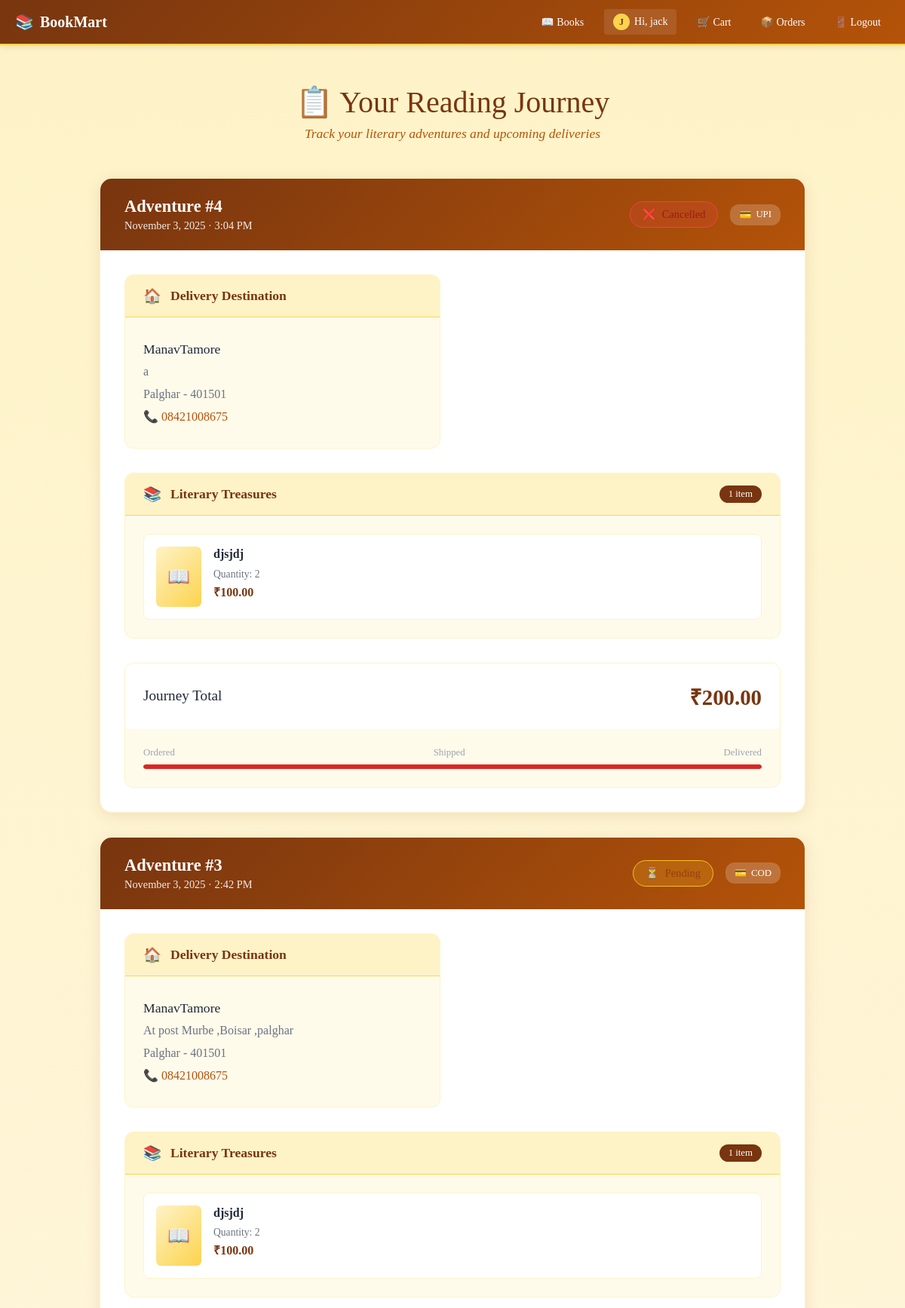
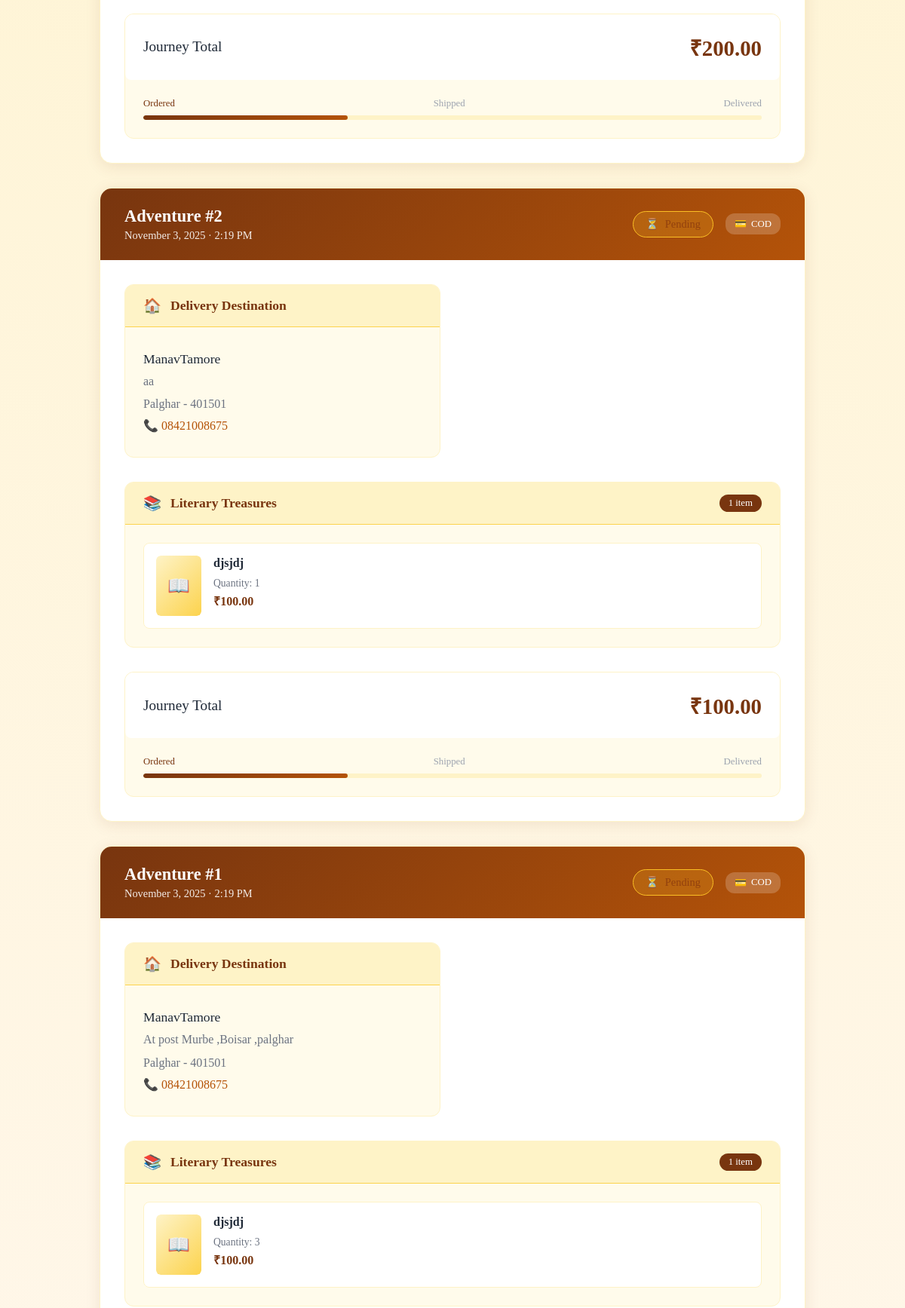
The app's page /my-orders/ (signed in, upper part) with its own data (2 pictures, top to bottom).
### store/models.py (models this page shows, shortened)
class User(AbstractUser):
    phone = models.CharField(max_length=15, blank=True, null=True)

class Order(models.Model):
    PAYMENT_CHOICES = [
        ('COD', 'Cash on Delivery'),
        ('UPI', 'UPI / Netbanking'),
        ('Card', 'Credit / Debit Card'),
    ]
    STATUS_CHOICES = [
        ('Pending', 'Pending'),
        ('Shipped', 'Shipped'),
        ('Delivered', 'Delivered'),
        ('Cancelled', 'Cancelled'),
    ]
    user = models.ForeignKey(User, on_delete=models.CASCADE)
    full_name = models.CharField(max_length=100)
    address = models.TextField()
    city = models.CharField(max_length=100)
    pincode = models.CharField(max_length=10)
    phone = models.CharField(max_length=15)
    payment_method = models.CharField(max_length=10, choices=PAYMENT_CHOICES)
    total = models.DecimalField(max_digits=10, decimal_places=2)
    status = models.CharField(max_length=20, choices=STATUS_CHOICES, default='Pending')
    created_at = models.DateTimeField(auto_now_add=True)

class OrderItem(models.Model):
    order = models.ForeignKey(Order, related_name='items', on_delete=models.CASCADE)
    book = models.ForeignKey(Book, on_delete=models.CASCADE)
    quantity = models.PositiveIntegerField(default=1)
    price = models.DecimalField(max_digits=10, decimal_places=2)

class Book(models.Model):
    title = models.CharField(max_length=200)
    author = models.CharField(max_length=200)
    description = models.TextField(blank=True, null=True)
    price = models.DecimalField(max_digits=8, decimal_places=2)
    isbn = models.CharField(max_length=13, unique=True)
    category = models.ForeignKey(Category, on_delete=models.CASCADE, null=True, blank=True)
    image = models.ImageField(upload_to="book_images/", blank=True, null=True)

### store/views.py (the view)
# urls.py: path('my-orders/', views.my_orders, name='my_orders'),
@login_required
def my_orders(request):
    orders = Order.objects.filter(user=request.user).order_by('-created_at')
    return render(request, 'store/my_orders.html', {'orders': orders})

### templates/store/my_orders.html (shortened to what this page needs)
{% extends "store/base.html" %}
{% load static%}
{% block extra_css %}
  <link rel="stylesheet" href="{% static 'css/orders/style.css' %}">
{% endblock %}
{% block content %}
<div class="reading-journey">
    <div class="journey-header">
        <h1 class="journey-title">📋 Your Reading Journey</h1>
        <p class="journey-subtitle">Track your literary adventures and upcoming deliveries</p>
    </div>
    {% if orders %}
    <div class="orders-timeline">
        {% for order in orders %}
        <div class="order-story">
            <div class="story-header">
                <div class="story-meta">
                    <h3 class="story-title">Adventure #{{ order.id }}</h3>
                    <p class="story-date">{{ order.created_at|date:"F j, Y · g:i A" }}</p>
                </div>
                <div class="story-status">
                    <div class="status-badge status-{{ order.status|lower }}">
                        <span class="status-icon">
                            {% if order.status == "Pending" %}⏳
                            {% elif order.status == "Shipped" %}🚚
                            {% elif order.status == "Delivered" %}✅
                            {% elif order.status == "Cancelled" %}❌
                            {% else %}📦{% endif %}
                        </span>
                        <span class="status-text">{{ order.status }}</span>
                    </div>
                    <div class="payment-badge">
                        <span class="payment-icon">💳</span>
                        {{ order.payment_method }}
                    </div>
                </div>
            </div>
            <div class="story-content">
                <div class="delivery-card">
                    <div class="card-header">
                        <span class="card-icon">🏠</span>
                        <h4>Delivery Destination</h4>
                    </div>
                    <div class="card-body">
                        <div class="address-details">
                            <p class="recipient">{{ order.full_name }}</p>
                            <p class="address">{{ order.address }}</p>
                            <p class="city-pincode">{{ order.city }} - {{ order.pincode }}</p>
                            <p class="phone">📞 {{ order.phone }}</p>
                        </div>
                    </div>
                </div>
                <div class="books-card">
                    <div class="card-header">
                        <span class="card-icon">📚</span>
                        <h4>Literary Treasures</h4>
                        <span class="items-count">{{ order.items.all|length }} item{{ order.items.all|length|pluralize }}</span>
                    </div>
                    <div class="card-body">
                        <div class="books-grid">
                            {% for item in order.items.all %}
                            <div class="book-journey-item">
                                <div class="book-cover-small">
                                    {% if item.book.image %}
                                    <img src="{{ item.book.image.url }}" alt="{{ item.book.title }}" class="book-image-small">
                                    {% else %}
                                    <div class="book-placeholder-small">📖</div>
                                    {% endif %}
                                </div>
                                <div class="book-details-small">
                                    <h5 class="book-title-small">{{ item.book.title }}</h5>
                                    <p class="book-quantity">Quantity: {{ item.quantity }}</p>
                                    <p class="book-price">₹{{ item.price|floatformat:2 }}</p>
                                </div>
                            </div>
                            {% endfor %}
                        </div>
                    </div>
                </div>
                <div class="summary-card">
                    <div class="total-display">
                        <span class="total-label">Journey Total</span>
                        <span class="total-amount">₹{{ order.total|floatformat:2 }}</span>
                    </div>
                    <div class="progress-indicator">
                        <div class="progress-labels">
                            <span class="progress-label {% if order.status == 'Pending' %}active{% endif %}">Ordered</span>
                            <span class="progress-label {% if order.status == 'Shipped' %}active{% endif %}">Shipped</span>
                            <span class="progress-label {% if order.status == 'Delivered' %}active{% endif %}">Delivered</span>
                        </div>
                        <div class="progress-bar">
                            <div class="progress-fill progress-{{ order.status|lower }}"></div>
                        </div>
                    </div>
                </div>
            </div>
        </div>
        {% endfor %}
    </div>
    {% endif %}
</div>
{% endblock %}

### templates/store/base.html (shortened to what this page needs)
<!DOCTYPE html>
<html lang="en">
<head>
    {% block extra_css %}{% endblock %}
</head>
<body>
    <nav>
        <div class="navbar-container">
            <a href="{% url 'home' %}" class="navbar-brand">
                <span>📚</span>
                <span>BookMart</span>
            </a>
            <ul class="navbar-items">
                <li><a href="{% url 'book_list' %}" class="nav-link">📖 Books</a></li>
                {% if user.is_authenticated %}
                    <li>
                        <div class="user-greeting">
                            <div class="user-avatar">{{ user.username|first|upper }}</div>
                            <span>Hi, {{ user.username }}</span>
                        </div>
                    </li>
                    <li><a href="{% url 'view_cart' %}" class="nav-link">🛒 Cart</a></li>
                    <li><a href="{% url 'my_orders' %}" class="nav-link">📦 Orders</a></li>
                    <li><a href="{% url 'logout' %}" class="nav-link">🚪 Logout</a></li>
                {% else %}
                    <li><a href="{% url 'login' %}" class="nav-link">🔐 Login</a></li>
                    <li><a href="{% url 'register' %}" class="nav-link">✍️ Register</a></li>
                {% endif %}
            </ul>
        </div>
    </nav>
    <div class="container">
        {% block content %}{% endblock %}
    </div>
</body>
</html>

### static/css/orders/style.css (style rules this page uses)
.reading-journey { max-width: 1000px; margin: 0 auto; padding: 2rem; }
.journey-header { text-align: center; margin-bottom: 3rem; }
.journey-title { font-size: 2.5rem; color: #78350f; margin-bottom: 0.5rem; font-weight: normal; }
.journey-subtitle { color: #b45309; font-style: italic; font-size: 1.1rem; }
.orders-timeline { display: flex; flex-direction: column; gap: 2rem; }
.order-story { background: white; border-radius: 16px; border: 1px solid #fef3c7; box-shadow: 0 4px 20px rgba(120, 53, 15, 0.1); overflow: hidden; transition: all 0.3s ease; }
.story-header { background: linear-gradient(135deg, #78350f 0%, #b45309 100%); color: white; padding: 1.5rem 2rem; display: flex; justify-content: space-between; align-items: center; flex-wrap: wrap; gap: 1rem; }
.story-title { font-size: 1.4rem; margin-bottom: 0.25rem; }
.story-date { opacity: 0.9; font-size: 0.9rem; }
.story-status { display: flex; gap: 1rem; align-items: center; flex-wrap: wrap; }
.status-badge { display: flex; align-items: center; gap: 8px; padding: 8px 16px; border-radius: 20px; font-size: 0.9rem; font-weight: 500; }
.status-pending { background: rgba(251, 191, 36, 0.2); border: 1px solid #fbbf24; color: #92400e; }
.status-cancelled { background: rgba(239, 68, 68, 0.2); border: 1px solid #ef4444; color: #991b1b; }
.payment-badge { display: flex; align-items: center; gap: 6px; padding: 6px 12px; background: rgba(255, 255, 255, 0.2); border-radius: 12px; font-size: 0.8rem; }
.story-content { padding: 2rem; display: grid; grid-template-columns: 1fr 1fr; gap: 2rem; }
.delivery-card, .books-card, .summary-card { background: #fffbeb; border-radius: 12px; border: 1px solid #fef3c7; overflow: hidden; }
.books-card { grid-column: 1 / -1; }
.summary-card { grid-column: 1 / -1; }
.card-header { background: #fef3c7; padding: 1rem 1.5rem; display: flex; align-items: center; gap: 12px; border-bottom: 1px solid #fcd34d; }
.card-header h4 { color: #78350f; margin: 0; font-size: 1.1rem; }
.card-icon { font-size: 1.2rem; }
.items-count { margin-left: auto; background: #78350f; color: white; padding: 4px 12px; border-radius: 12px; font-size: 0.8rem; }
.card-body { padding: 1.5rem; }
.address-details p { margin: 0.5rem 0; }
.recipient { font-weight: 500; color: #1f2937; font-size: 1.1rem; }
.address, .city-pincode { color: #6b7280; line-height: 1.4; }
.phone { color: #b45309; font-weight: 500; }
.books-grid { display: grid; grid-template-columns: repeat(auto-fit, minmax(250px, 1fr)); gap: 1rem; }
.book-journey-item { display: flex; gap: 1rem; padding: 1rem; background: white; border-radius: 8px; border: 1px solid #fef3c7; transition: all 0.3s ease; }
.book-cover-small { width: 60px; height: 80px; border-radius: 6px; overflow: hidden; flex-shrink: 0; }
.book-placeholder-small { width: 100%; height: 100%; background: linear-gradient(135deg, #fef3c7 0%, #fcd34d 100%); display: flex; align-items: center; justify-content: center; font-size: 1.5rem; border-radius: 6px; }
.book-details-small { flex: 1; min-width: 0; }
.book-title-small { font-size: 1rem; color: #1f2937; margin-bottom: 0.5rem; line-height: 1.3; overflow: hidden; text-overflow: ellipsis; white-space: nowrap; }
.book-quantity { font-size: 0.85rem; color: #6b7280; margin-bottom: 0.25rem; }
.book-price { font-size: 1rem; color: #78350f; font-weight: bold; }
.total-display { display: flex; justify-content: space-between; align-items: center; padding: 1.5rem; background: white; border-radius: 8px; margin-bottom: 1.5rem; }
.total-label { font-size: 1.2rem; color: #1f2937; font-weight: 500; }
.total-amount { font-size: 1.8rem; color: #78350f; font-weight: bold; }
.progress-indicator { padding: 0 1.5rem 1.5rem; }
.progress-labels { display: flex; justify-content: space-between; margin-bottom: 0.5rem; }
.progress-label { font-size: 0.8rem; color: #9ca3af; transition: color 0.3s ease; }
.progress-label.active { color: #78350f; font-weight: 500; }
.progress-bar { height: 6px; background: #fef3c7; border-radius: 3px; overflow: hidden; }
.progress-fill { height: 100%; border-radius: 3px; background: linear-gradient(135deg, #78350f 0%, #b45309 100%); transition: width 0.3s ease; }
.progress-pending { width: 33%; }
.progress-cancelled { width: 100%; background: #dc2626 !important; }

### records on screen
User: username|first "J", username "jack"
Order: id "4", created_at "November 3, 2025 · 3:04 PM", status "Cancelled", payment_method "UPI", full_name "ManavTamore", address "a", city "Palghar", pincode "401501", phone "08421008675", items.all|length "1", total "200.00"
OrderItem: book "djsjdj", quantity "2", price "100.00"
Order: id "3", created_at "November 3, 2025 · 2:42 PM", status "Pending", payment_method "COD", full_name "ManavTamore", address "At post Murbe ,Boisar ,palghar", city "Palghar", pincode "401501", phone "08421008675", items.all|length "1", total "200.00"
OrderItem: book "djsjdj", quantity "2", price "100.00"
Order: id "2", created_at "November 3, 2025 · 2:19 PM", status "Pending", payment_method "COD", full_name "ManavTamore", address "aa", city "Palghar", pincode "401501", phone "08421008675", items.all|length "1", total "100.00"
OrderItem: book "djsjdj", quantity "1", price "100.00"
Order: id "1", created_at "November 3, 2025 · 2:19 PM", status "Pending", payment_method "COD", full_name "ManavTamore", address "At post Murbe ,Boisar ,palghar", city "Palghar", pincode "401501", phone "08421008675", items.all|length "1"
OrderItem: book "djsjdj", quantity "3", price "100.00"
